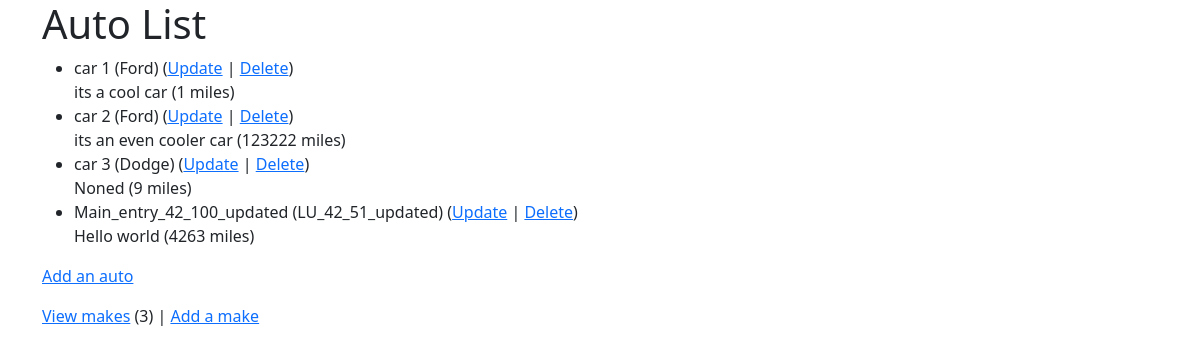
The page /autos/ (signed in) on the database its author committed.
### autos/models.py (models this page shows, shortened)
class Auto(models.Model):
    nickname = models.CharField(
        max_length=200,
        validators = [MinLengthValidator(2, "Nickname must be greater than 1 character")]
    )
    mileage = models.PositiveIntegerField()
    comments = models.CharField(max_length=300)
    make = models.ForeignKey('Make', on_delete=models.CASCADE, null=False)

class Make(models.Model):
    name = models.CharField(
        max_length=200,
        help_text='Enter a make (e.g. Dodge)',
        validators = [MinLengthValidator(2,"Make must be greater than 1 character")]
    )
    def __str__(self):
        return self.name

### autos/views.py (the view)
# urls.py: path('', views.MainView.as_view(), name='all'),
class MainView(LoginRequiredMixin, View):
    def get(self, request):
        mc = Make.objects.count()
        al = Auto.objects.all()
        ctx = {'make_count': mc, 'auto_list': al}
        return render(request, 'autos/auto_list.html', ctx)

### autos/templates/autos/auto_list.html
{% extends "base_bootstrap.html" %}
{% block content %}
  <h1>Auto List</h1>
  {% if auto_list %}
  <ul>
    {% for auto in auto_list %}
      <li>
          {{ auto.nickname }} ({{ auto.make }})
          (<a href="{% url 'autos:auto_update' auto.id %}">Update</a> |
          <a href="{% url 'autos:auto_delete' auto.id %}">Delete</a>) <br/>
          {{ auto.comments }} ({{ auto.mileage }} miles)
      </li>
    {% endfor %}
  </ul>
  {% else %}
    <p>There are no autos in the library.</p>
  {% endif %}
  <p>
    {% if make_count > 0 %}
      <a href="{% url 'autos:auto_create' %}">Add an auto</a>
    {% else %}
      Please add a make before you add an auto.
    {% endif %}
  </p>
  <p>
  <a href="{% url 'autos:make_list' %}">View makes</a> ({{ make_count }}) |
    <a href="{% url 'autos:make_create' %}">Add a make</a>
  </p>
{% endblock %}

### rows shown on the page
Auto: nickname "car 1", make "Ford", comments "its a cool car", mileage "1"
Auto: nickname "car 2", make "Ford", comments "its an even cooler car", mileage "123222"
Auto: nickname "car 3", make "Dodge", comments "Noned", mileage "9"
Auto: nickname "Main_entry_42_100_updated", make "LU_42_51_updated", comments "Hello world", mileage "4263"

### other values the page prints
{{ make_count }} "3"
